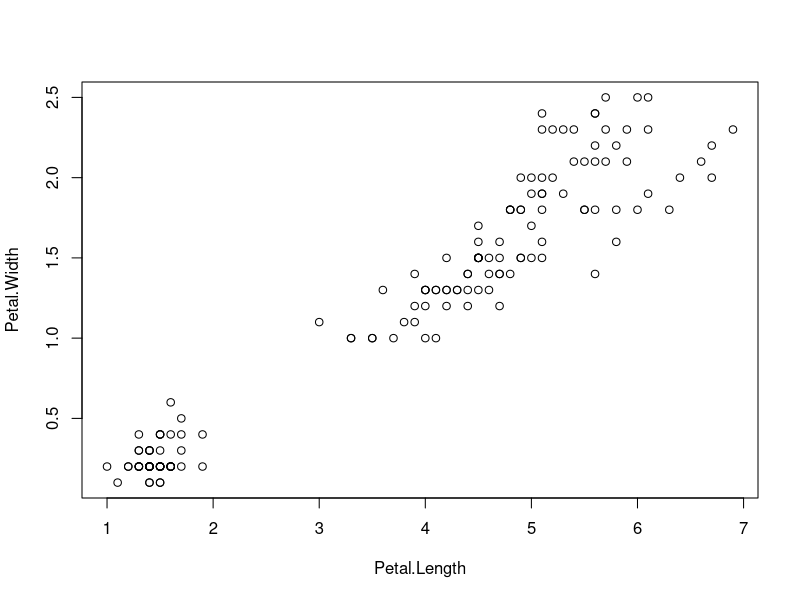
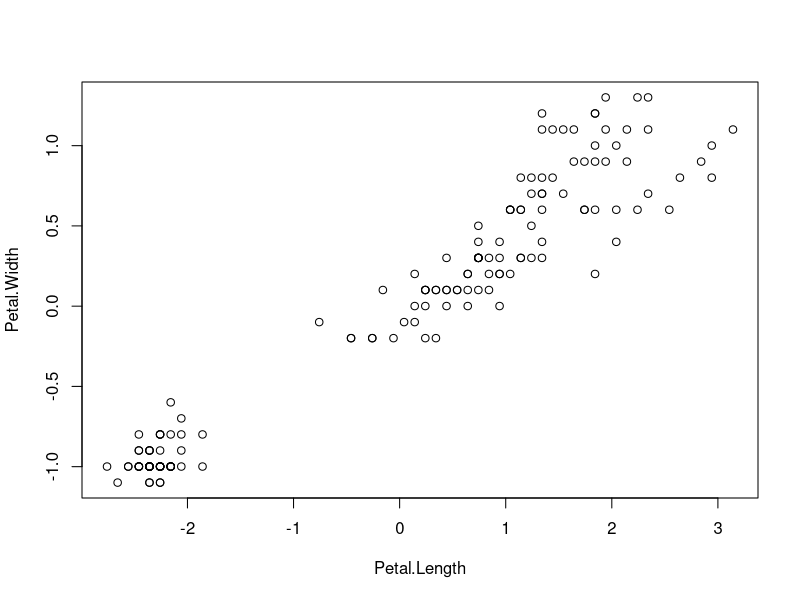
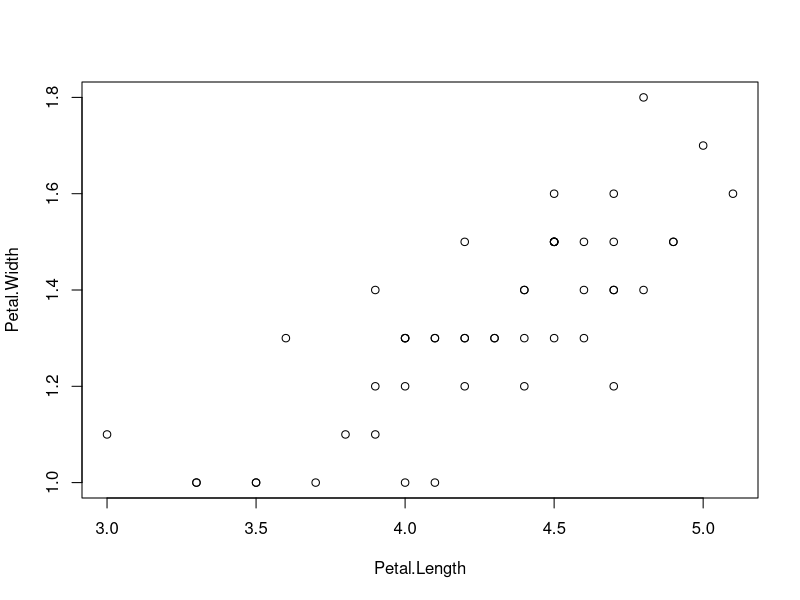
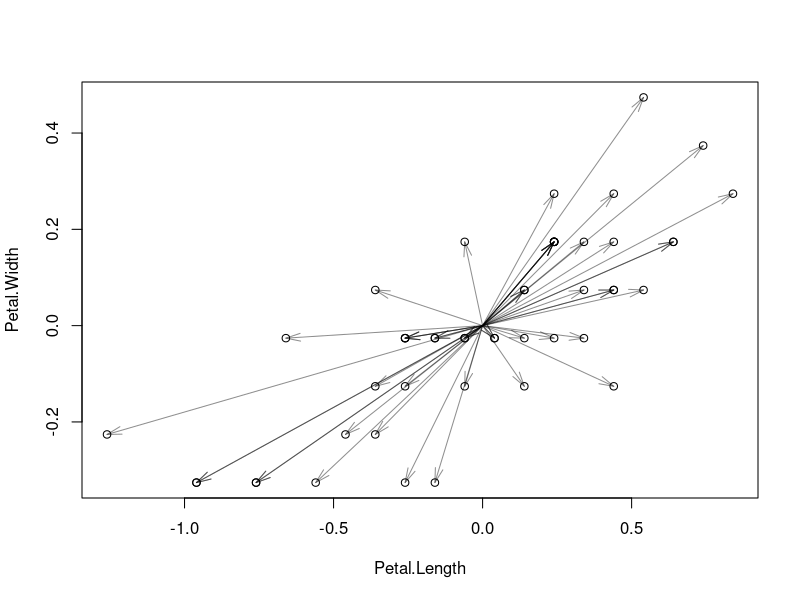
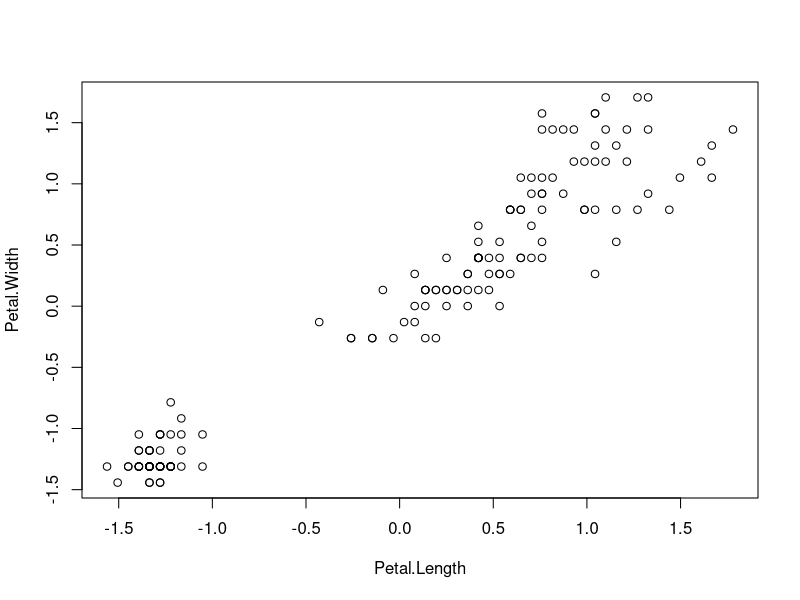
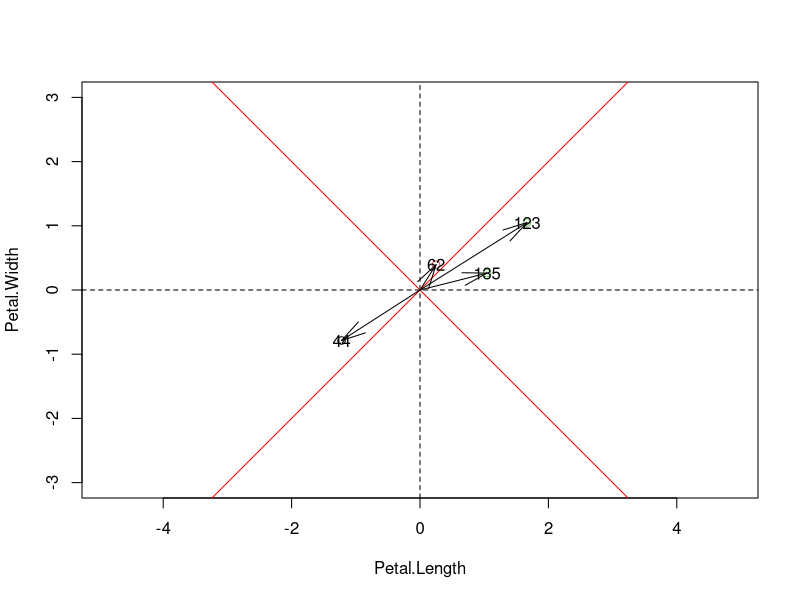

Recreate these plots in R, in order.
# Dados sem a coluna Species
X <- iris[, -5]

# Matrizes básicas
S <- cov(X)
P <- cor(X)
Z <- scale(X)

cov(Z)

# Visualização
X
S
P
Z

# Número de observações
n <- nrow(X)

# Centralização
xc <- scale(X, center = TRUE, scale = FALSE)
xc

# Gráficos
plot(Petal.Width ~ Petal.Length, data = X)
plot(Petal.Width ~ Petal.Length, data = xc)

# Conferindo a matriz de covariância via fórmula
a <- t(xc) %*% xc / (n - 1)
a

# Matriz diagonal dos desvios padrão
d.meio <- diag(sqrt(diag(S)))
d.meio

# Inversa
d.meio.inv <- diag(1 / diag(d.meio))
d.meio.inv

# Outra forma equivalente
diag(1 / sqrt(diag(S)))

# ---------------------------------------------------
# Apenas versicolor
Y <- iris[iris$Species == "versicolor", -5]

n2 <- nrow(Y)

# Centralização correta (antes estava usando X por engano)
yc <- scale(Y, center = TRUE, scale = FALSE)
yc

# Gráficos
plot(Petal.Width ~ Petal.Length, data = Y)
plot(Petal.Width ~ Petal.Length, data = yc)

# Vetores (setas)
arrows(x0 = 0, y0 = 0,
       x1 = yc[, 3], y1 = yc[, 4],
       angle = 15, length = 0.15,
       col = "#00000070")

#########################################################
############  AULA 09/04/2026 #######################

# Seleção de variáveis (Petal.Length e Petal.Width)
X <- iris[, c(3, 4)]

# Covariância
S <- cov(X)

# Centralização e padronização
Xc <- scale(X, scale = FALSE)
Xs <- scale(X)

# Matriz diagonal dos desvios padrão
V <- diag(sqrt(diag(S)))
V.inv <- diag(1 / sqrt(diag(S)))

# Gráfico padronizado
plot(Xs)

# Pontos selecionados
pontos <- c(44, 62, 123, 135)
limites <- c(-3, 3)

plot(Xs[pontos, ],
     col = as.numeric(iris$Species[pontos]),
     xlim = limites, ylim = limites, asp = 1)

abline(h = 0, v = 0, lty = 2)
abline(a = 0, b = 1, col = "red")
abline(a = 0, b = -1, col = "red")

arrows(x0 = 0, y0 = 0,
       x1 = Xs[pontos, 1],
       y1 = Xs[pontos, 2],
       angle = 15)

text(Xs[pontos, ], labels = pontos)

# Matriz de rotação (45 graus)
W <- matrix(c(1, 1, -1, 1), ncol = 2, byrow = FALSE) * (sqrt(2) / 2)

# Transformação de um ponto
Xc[44, ] %*% W

# Norma do vetor
sqrt(sum(Xc[44, ]^2))

# Projeção em e1
-0.3084222 * c(0.7071068, -0.7071068)
